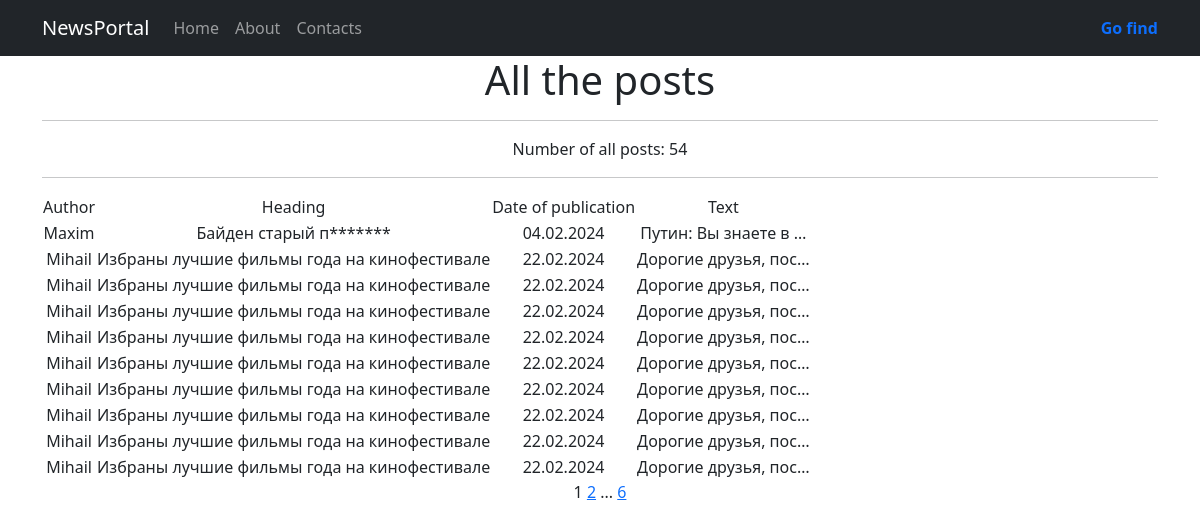
Page /posts/articles/ on the earlier database version.
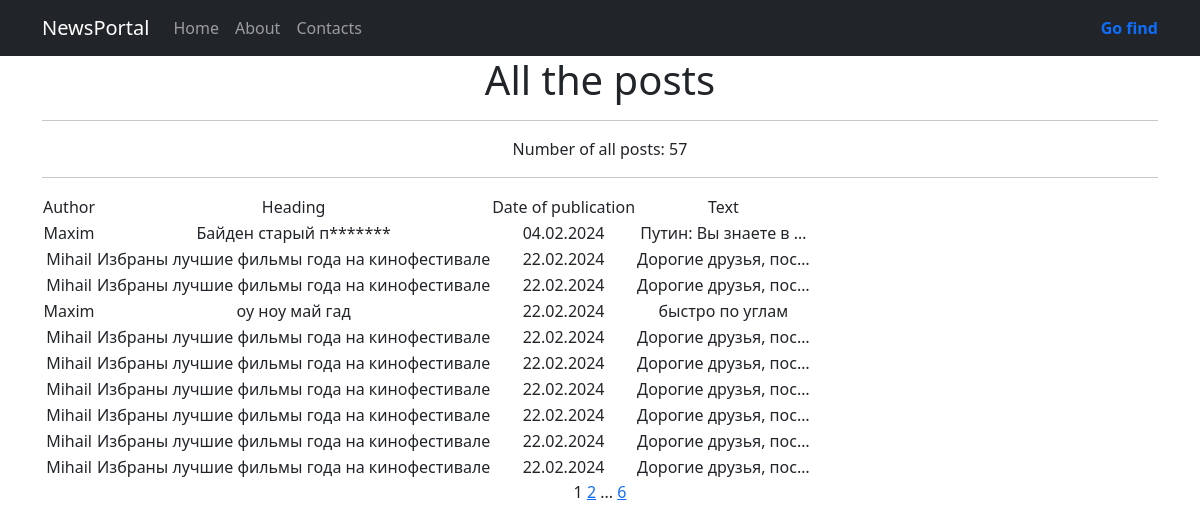
Same page on the later database version.
### news/models.py (models this page shows, shortened)
class Post(models.Model):
    article = 'AR'
    news = 'NW'
    CHOICES = [
        (article, 'Статья'),
        (news, 'Новость'),
    ]
    date_time = models.DateTimeField(auto_now_add=True)
    author = models.ForeignKey(Author, on_delete=models.CASCADE)
    post_type = models.CharField(choices=CHOICES, default=article, max_length=2)
    category = models.ManyToManyField(Category, through='PostCategory')
    title = models.CharField(max_length=120)
    text = models.TextField()
    rating = models.IntegerField(default=0)

class Author(models.Model):
    user = models.OneToOneField(User, on_delete=models.CASCADE)
    rating = models.IntegerField(default=0)
    def __str__(self):
        return self.user.username

### news/views.py (the view)
# urls.py: path('articles/', views.ArticleListView.as_view(), name='articles_list'),
class ArticleListView(ListView):
    model = Post
    template_name = 'news.html'
    context_object_name = 'posts'
    paginate_by = 10
    def get_queryset(self):
        return super().get_queryset().filter(post_type='AR')

### news/templatetags/custom_filters.py (called while the page is built)
@register.filter()
def censor(text):
    words = text.split(' ')
    list_text = []
    for word in words:
        if word.lower() in BLOCKED_WORDS:
            postfix = word[:1] + '*' * (len(word) - 1)
            list_text.append(postfix)
        else:
            list_text.append(word)
    return ' '.join(list_text)

### news/templatetags/custom_tags.py (called while the page is built)
@register.simple_tag(takes_context=True)
def url_replace(context, **kwargs):
    current_param = context['request'].GET.copy()
    for k, v in kwargs.items():
        current_param[k] = v
    return current_param.urlencode()

### templates/news.html (shortened to what this page needs)
{% extends 'default.html' %}
{% load custom_filters %}
{% load custom_tags %}
{% block content %}
    <h1>All the posts</h1>
    <hr>
    <p>Number of all posts: {{ paginator.count }}</p>
    <hr>
    {% if posts %}
        <table>
            <tr>
                <td>Author</td>
                <td>Heading</td>
                <td>Date of publication</td>
                <td>Text</td>
            </tr>
            {% for post in posts %}
                <tr>
                    <td>{{ post.author }}</td>
                    <td>{{ post.title|censor }}</td>
                    <td>{{ post.date_time|date:"d.m.Y" }}</td>
                    <td>{{ post.text|truncatechars:20|censor }}</td>
                    <td>
                    </td>
                </tr>
            {% endfor %}
        </table>
    {% else %}
        <h2>There are no posts</h2>
    {% endif %}
    {{ page_obj.number }}
    {% if page_obj.has_next %}
        <a href="?{% url_replace page=page_obj.next_page_number %}">{{ page_obj.next_page_number }}</a>
        {% if paginator.num_pages != page_obj.next_page_number %}
            ...
            <a href="?{% url_replace page=page_obj.paginator.num_pages %}">{{ page_obj.paginator.num_pages }}</a>
        {% endif %}
    {% endif %}
{% endblock content %}

Differences in the rows shown:
changed Post: author "Mihail" → "Maxim"; title|censor "Избраны лучшие фильмы года на кинофестивале" → "оу ноу май гад"; text|censor "Дорогие друзья, пос…" → "быстро по углам"
Other differences:
{{ paginator.count }}: "54" → "57"
